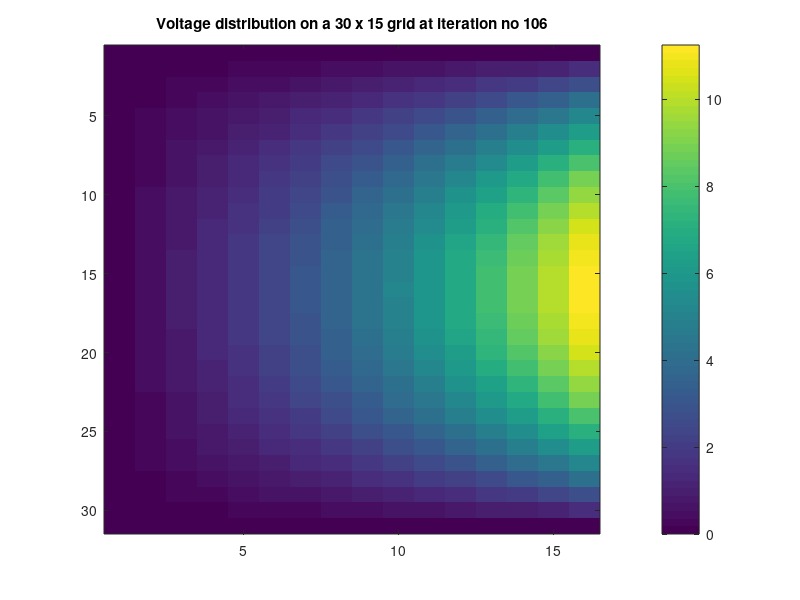
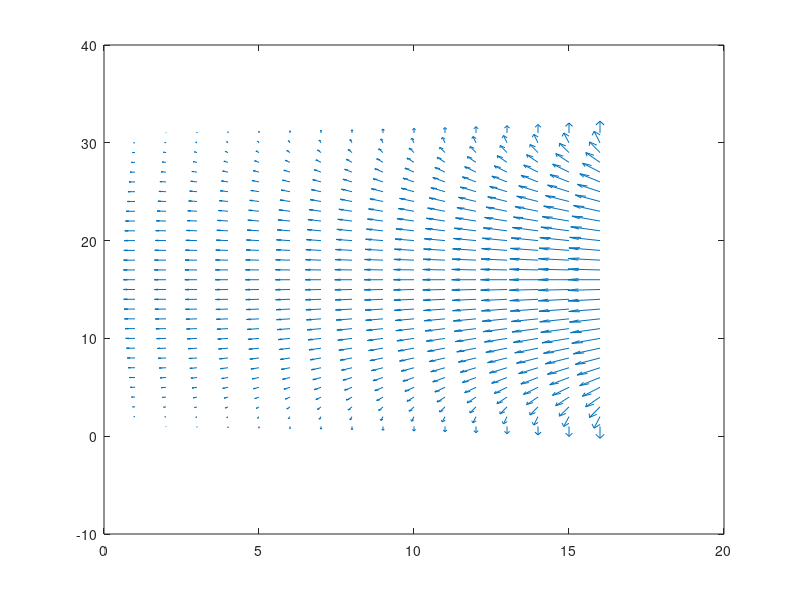

MATLAB code to generate these figures, in order:
%%%%%%%%%%%%%%%%%%%%%%%%%%%%%%%%%%%%%%%%%%%%%%%%%%%%%%%%%%%%%%%%%%%%%%%%%%%
% Written for Course :- Computational Electromagnetics, Fall 2011
%                       Department of Electrical Engineering
%                       Indian Institute of Technology Madras
%                       Chennai - 600036, India
%
% Authors            :- Sathya Swaroop Ganta, B.Tech., M.Tech. Electrical Engg.
%                       Kayatri, M.S. Engineering Design
%                       Pankaj, M.S. Electrical Engg.
%                       Sumanthra Chaudhuri, M.S. Electrical Engg.
%                       Projesh Basu, M.S. Electrical Engg.
%                       Nikhil Kumar CS, M.S. Electrical Engg.
%
% Instructor :- Ananth Krishnan
%               Assistant Professor
%               Department of Electrical Engineering
%               Indian Institute of Technology Madras
%
% Any correspondance regarding this program may be addressed to
% Prof. Ananth Krishnan at 'computational.em.at.iit.madras@gmail.com'
%
% Copyright/Licensing :- For educational and research purposes only. No
% part of this program may be used for any financial benefit of any kind
% without the consent of the instructor of the course.
%
%%%%%%%%%%%%%%%%%%%%%%%%%%%%%%%%%%%%%%%%%%%%%%%%%%%%%%%%%%%%%%%%%%%%%%%%%%%
% "Finite Difference Method (FDM) solution to Laplacian"
% 
% Objective of the program is to solve for the steady state voltage
% distribution in a region 0<x<30, 0<y<30, given that one of the sides of
% square is excited with a voltage of 45*(x)*(1-x) Volts and all other
% sides are maintained at 0 Volts. This voltage at the boundary is 
% symmetrical with its maximum value at centre of the boundary namely x=15.
% At any iteration, the value of voltage is updated as average of voltages
% of 4 nearest naighbors, until between consecutive iterations, the error
% is less than 0.01 V.
%
% The tolerance in error between iterations is kept at 0.01 V. This may be
% tweaked to a higher or lower value for lower or higher accuracy 
% respectively. Imagesc command by default uses image axis settings, which
% are different from normal plot command and hence x and y axis may look 
% flipped. Read Matlab documentation on imagesc for more details.
%
% Program stops when iteration number in plot does not change or can be
% closed anytime by just closing the plot window. On normal completion, the
% program plots the electric field in a quiver plot.
%%%%%%%%%%%%%%%%%%%%%%%%%%%%%%%%%%%%%%%%%%%%%%%%%%%%%%%%%%%%%%%%%%%%%%%%%%%

%Clearing variables in memory and Matlab command screen
clear all;
clc;

%Dimensions of the simulation grid in x (xdim) and y (ydim) directions
xdim=30;
ydim=15;

%Initializing previous (V_prev) and present (V_now) voltage matrices
V_now=zeros(xdim+1,ydim+1);
V_prev=zeros(xdim+1,ydim+1);

%Initializing boundary conditions only for V_now
i=1:1:xdim+1;%x-co-ordinates for boundary at y=ydim*grid_size 

%A voltage of 45*x*(1-x) is applied on one boundary, the remaining
%boundaries are going to remain at zero volts
V_now(i,ydim+1)=45*((i-1)/xdim).*(1-((i-1)/xdim));

%Iteration counter
iter=0;

%Calculation of maximum error between V_now and V_prev at all points
%By setting the applied voltage for only V_now, we have made V_no and
%V_prev different, hence error will be greater than zero and the program
%will enter the while loop following this command.
error=max(max(abs(V_now-V_prev)));

%Iteration loop
while(error>0.01)%Run this until convergence
    
    iter=iter+1; % Iteration counter increment
    
    % Updating present iteration using 4 point Central diffrence form
    % of Laplace equation obtained using Finite Difference method
    for i=2:1:xdim
        for j=2:1:ydim
            V_now(i,j)=(V_now(i-1,j)+V_now(i+1,j)+V_now(i,j-1)+V_now(i,j+1))/4;
        end
    end
    error=max(max(abs(V_now-V_prev))); % Calculate the maximum error between previous and current iteration at all points
    V_prev=V_now; % Updating previous iteration matrix to the last iteration performed
    
    %Movie type colour scaled image plot to see how solution progresses
    imagesc(V_now);colorbar;
    title(['Voltage distribution on a ',int2str(xdim),' x ',int2str(ydim),' grid at iteration no ',int2str(iter)],'Color','k'); 
    getframe;
end

%Plot the electric field distribution
figure;
[ex,ey]=gradient(V_now);
quiver(-ex,-ey); %Quiver command creates a plot, E=-grad(V), hence the negative sign

%%%%%%%%%%%%%%%%%%%%%%%%%%%%%%%%%%%%%%%%%%%%%%%%%%%%%%%%%%%%%%%%%%%%%%%%%%%
% END OF PROGRAM
%%%%%%%%%%%%%%%%%%%%%%%%%%%%%%%%%%%%%%%%%%%%%%%%%%%%%%%%%%%%%%%%%%%%%%%%%%%